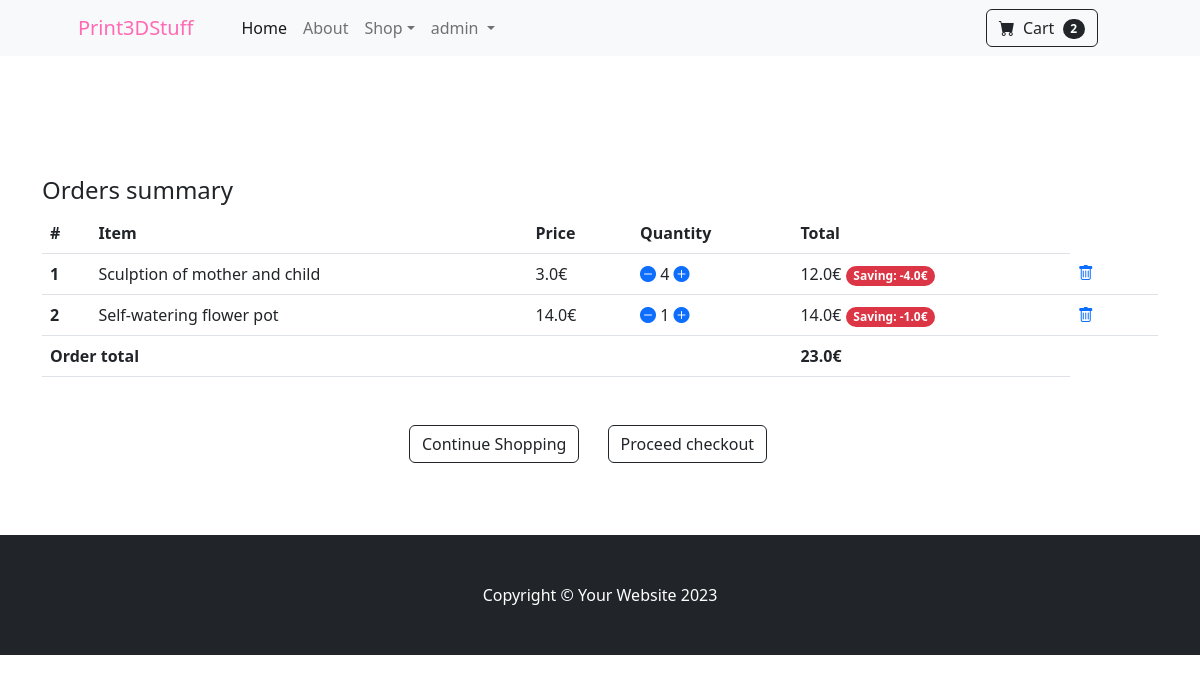
Page /summary/ (signed in) on the earlier database version.
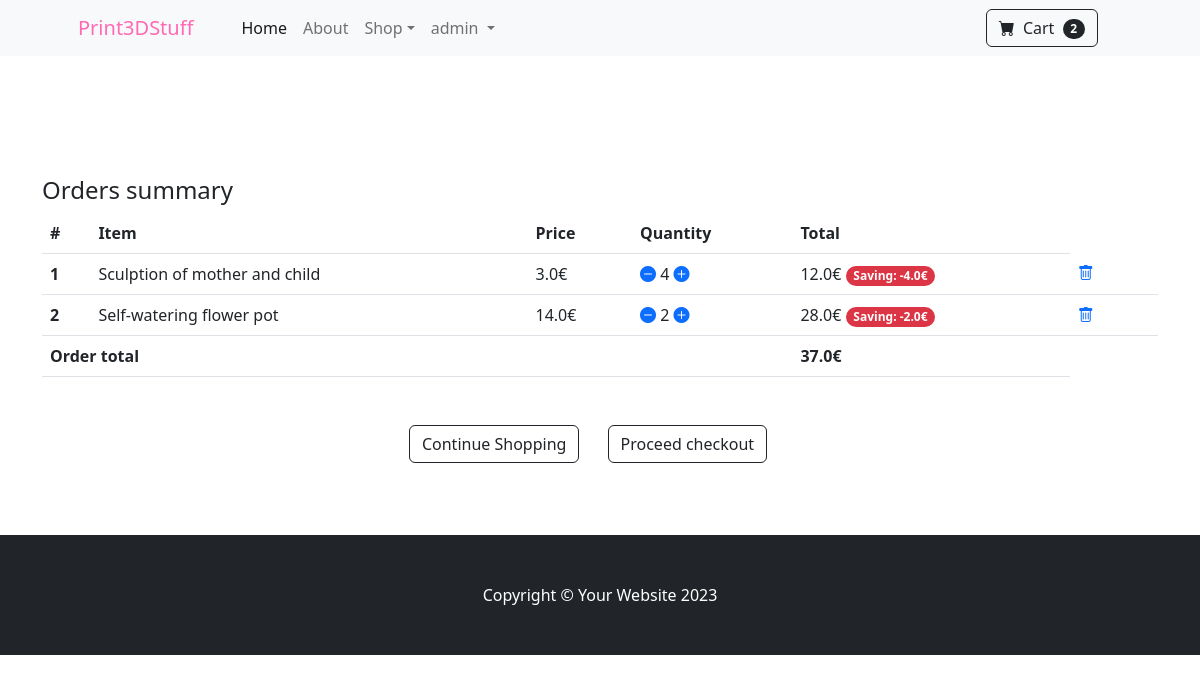
Same page on the later database version.
### mainapp/models.py (models this page shows, shortened)
class Order(models.Model):
    user = models.ForeignKey(User, on_delete=models.CASCADE)
    order_ref = models.CharField(max_length=20)
    items = models.ManyToManyField(OrderItem)
    ordered_date = models.DateTimeField()
    ordered = models.BooleanField(default=False)
    billing_address = models.ForeignKey('BillingAddress', on_delete=models.SET_NULL, blank=True, null=True)
    coupon = models.ForeignKey('Coupon', on_delete=models.SET_NULL, blank=True, null=True)
    payment = models.ForeignKey('Payment', on_delete=models.SET_NULL, blank=True, null=True)
    delivered = models.BooleanField(default=False)
    received = models.BooleanField(default=False)
    refund_requested = models.BooleanField(default=False)
    refund_granted = models.BooleanField(default=False)
    def total_price(self):
        total = 0
        for order_item in self.items.all():
            total += order_item.final_price()
        if self.coupon:
            total -= self.coupon.amount
        return total

class OrderItem(models.Model):
    user = models.ForeignKey(User, on_delete=models.CASCADE)
    ordered = models.BooleanField(default=False)
    item = models.ForeignKey(Item, on_delete=models.CASCADE)
    quantity = models.IntegerField(default=1)
    def total_item_price(self):
        return self.quantity * self.item.price
    def total_item_discount_price(self):
        return self.quantity * self.item.discount_price
    def amount_saved(self):
        return self.total_item_price() - self.total_item_discount_price()
    def final_price(self):
        if self.item.discount_price:
            return self.total_item_discount_price()
        else:
            return self.total_item_price()

class Item(models.Model):
    title = models.CharField(max_length=100)
    price = models.FloatField()
    discount_price = models.FloatField(blank=True, null=True)
    category = models.CharField(choices=CATEGORY_CHOICES, max_length=5)
    slug = models.SlugField()
    description = models.TextField()
    image = models.ImageField()

class Coupon(models.Model):
    code = models.CharField(max_length=100)
    amount = models.FloatField()

### mainapp/views.py (the view)
# urls.py: path('summary/', views.OrderSummary.as_view(), name='summary'),
class OrderSummary(LoginRequiredMixin, View):
    def get(self, *args, **kwargs):
        try:
            current_order = Order.objects.get(user=self.request.user, ordered=False)
            context = {
                'object': current_order
            }
            return render(self.request, 'summary.html', context)
        except ObjectDoesNotExist:
            messages.warning(self.request, "You don't have any items in the cart")
            return redirect('/')

### mainapp/templatetags/cart_template.py (called while the page is built)
@register.filter(name="cart_count")
def cart_count(user):
    if user.is_authenticated:
        query_set = Order.objects.filter(user=user, ordered=False)
        if query_set.exists():
            return query_set[0].items.count()
        return 0

### templates/summary.html (shortened to what this page needs)
{% extends 'base.html' %}
{% block content %}
<section class="py-5">
    <div class="container table-responsive">
        <h4>Orders summary</h4>
            <table class="table">
                  <thead>
                    <tr>
                      <th scope="col">#</th>
                      <th scope="col">Item</th>
                      <th scope="col">Price</th>
                      <th scope="col">Quantity</th>
                      <th scope="col">Total</th>
                    </tr>
                  </thead>
                <tbody>
                {% for order_item in object.items.all %}
                        <tr>
                          <th scope="row">{{ forloop.counter }}</th>
                          <td>{{ order_item.item.title }}</td>
                          {% if order_item.item.discount_price %}
                            <td>{{ order_item.item.discount_price }}€</td>
                            {% else %}
                            <td>{{ order_item.item.price }}€</td>
                            {% endif %}
                          <td>
                              <a href="{% url 'mainapp:remove-single-item' order_item.item.slug %}"><i class="bi bi-dash-circle-fill mr-2"></i></a>
                              {{ order_item.quantity }}
                              <a href="{% url 'mainapp:add-to-cart' order_item.item.slug %}"><i class="bi bi-plus-circle-fill"></i></a>
                          </td>
                            {% if order_item.item.discount_price %}
                            <td>{{ order_item.total_item_discount_price }}€
                            <span class="badge rounded-pill bg-danger">Saving: -{{ order_item.amount_saved }}€</span>
                            </td>
                            {% else %}
                            <td>{{ order_item.total_item_price }}€</td>
                            {% endif %}
                          <td>
                            <a href="{% url 'mainapp:remove-from-cart' order_item.item.slug %}"><i class="bi bi-trash"></i>
                            </a>
                          <td>
                        </tr>
                {% endfor %}
                {% if object.total_price %}
                <tr>
                    <td colspan="4"><b>Order total</b></td>
                    <td><b>{{ object.total_price }}€</b></td>
                </tr>
                {% endif %}
                </tbody>
            </table>
               <div class="card-footer p-4 pt-0 border-top-0 bg-transparent">
                    <div class="text-center mt-5">
                        <a class="btn btn-outline-dark mt-auto me-4" href="{% url 'mainapp:index' %}">Continue Shopping</a>
                        <a class="btn btn-outline-dark mt-auto me-4" href="{% url 'mainapp:shipping' %}">Proceed checkout</a>
                    </div>
                </div>
    </div>
 </section>
{% endblock %}

### templates/base.html (shortened to what this page needs)
{% load static %}
{% load cart_template %}
<!DOCTYPE html>
<html lang="en">
    <head>
        <link href="https://cdn.jsdelivr.net/npm/bootstrap-icons@1.5.0/font/bootstrap-icons.css" rel="stylesheet" />
        <link href="{% static 'css/styles.css' %}" rel="stylesheet" />
    </head>
    <body>
        <nav class="navbar navbar-expand-lg navbar-light bg-light">
            <div class="container px-4 px-lg-5">
                <a class="navbar-brand" style="color: hotpink;" href="{% url 'mainapp:index' %}">Print3DStuff</a>
                <div class="collapse navbar-collapse" id="navbarSupportedContent">
                    <ul class="navbar-nav me-auto mb-2 mb-lg-0 ms-lg-4">
                        <li class="nav-item"><a class="nav-link active" aria-current="page" href="{% url 'mainapp:index' %}">Home</a></li>
                        <li class="nav-item"><a class="nav-link" href="{% url 'mainapp:about' %}">About</a></li>
                        <li class="nav-item dropdown">
                            <a class="nav-link dropdown-toggle" id="navbarDropdown" href="#" role="button" data-bs-toggle="dropdown" aria-expanded="false">Shop</a>
                        </li>
                        {% if user.is_authenticated %}
                        <li class="nav-item dropdown">
                            <a class="nav-link dropdown-toggle" href="#" role="button" data-bs-toggle="dropdown" aria-expanded="false">
                                {{ user.get_username }}
                            </a>
                        </li>
                        {% else %}
                            <li class="nav-item"><a class="nav-link active" href="{% url 'accounts:login' %}">Sign in</a></li>
                        {% endif %}
                    </ul>
                    <form class="d-flex">
                        <a class="btn btn-outline-dark mt-auto me-4" href="{% url 'mainapp:summary' %}" type="submit">
                            <i class="bi-cart-fill me-1"></i>
                            Cart
                            <span class="badge bg-dark text-white ms-1 rounded-pill">
                                {% if user.is_authenticated %}
                                    {{ user|cart_count }}
                                {% else %}
                                    0
                                {% endif %}
                            </span>
                        </a>
                    </form>
                </div>
            </div>
        </nav>
        <div class="mt-5 pt-4">
        </div>
        {% block content %}
        {% endblock %}
        <footer class="py-5 bg-dark">
            <div class="container"><p class="m-0 text-center text-white">Copyright &copy; Your Website 2023</p></div>
        </footer>
    </body>
</html>

Differences in the rows shown:
changed OrderItem "Self-watering flower pot": quantity "1" → "2"; total_item_discount_price "14.0" → "28.0"; amount_saved "1.0" → "2.0"
changed through a linked row, Order: total_price "23.0" → "37.0"
